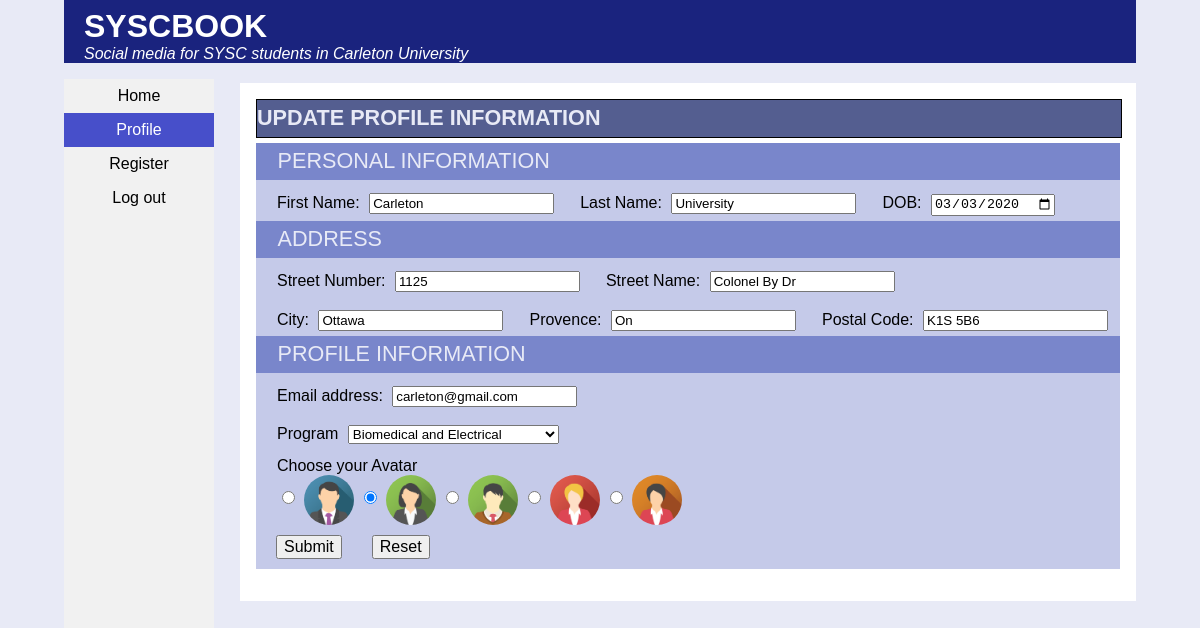
The app's page /profile.php with its own data.
### tables this page shows
CREATE TABLE `users_info` (
  `student_ID` int(10) NOT NULL,
  `student_email` varchar(150) NOT NULL,
  `first_name` varchar(150) NOT NULL,
  `last_name` varchar(150) NOT NULL,
  `DOB` date NOT NULL
);

CREATE TABLE `users_address` (
  `student_ID` int(10) NOT NULL,
  `street_number` int(5) DEFAULT NULL,
  `street_name` varchar(150) DEFAULT NULL,
  `city` varchar(30) DEFAULT NULL,
  `provence` varchar(2) DEFAULT NULL,
  `postal_code` varchar(7) DEFAULT NULL
);

CREATE TABLE `users_program` (
  `student_ID` int(10) NOT NULL,
  `Program` varchar(50) NOT NULL
);

CREATE TABLE `users_avatar` (
  `student_ID` int(10) NOT NULL,
  `avatar` int(1) DEFAULT NULL
);

### profile.php (the view, shortened to what this page needs)
<!DOCTYPE html>
<html lang="en">
<head >
   <link rel="stylesheet" href="assets/css/reset.css" />
   <link rel="stylesheet" href="assets/css/style.css" />
</head>
<body>
   <header>
      <h1>SYSCBOOK</h1>
      <p>Social media for SYSC students in Carleton University</p>
   </header>
   <nav>
      <ul>
         <li><a href="./index.php">Home</a></li>
         <li><a class="active" href="#">Profile</a></li>
         <li><a href="./register.php">Register</a></li>
         <li><a href="#">Log out</a></li>
     </ul>
   </nav>
   <main>
      <section>
         <h2>Update Profile information</h2>
         <?php
            include('./connection.php');
            try {
                $connection = new mysqli($server_name, $username, $password, $database_name);
                $getID = "SELECT * FROM users_info WHERE student_ID=(SELECT max(student_ID) FROM users_info)";
                $result = $connection->query($getID);
                $id = $result->fetch_assoc();
                $getPrg = "SELECT * FROM users_program WHERE student_ID=(SELECT max(student_ID) FROM users_program)";
                $result = $connection->query($getPrg);
                $prg = $result->fetch_assoc();
                $getAVTR = "SELECT * FROM users_avatar WHERE student_ID=(SELECT max(student_ID) FROM users_avatar)";
                $result = $connection->query($getAVTR);
                $avtr = $result->fetch_assoc();
                $getADDR = "SELECT * FROM users_address WHERE student_ID=(SELECT max(student_ID) FROM users_address)";
                $result = $connection->query($getADDR);
                $addr = $result->fetch_assoc();
            } catch (mysqli_sql_exception $e) {
                $error = $e->getMessage();
                die("Error: Couldn't connect. " . $error);
            }
        ?>
         <form id="profile" method="post" action="./profile.php">
            <fieldset>
                <legend><span>Personal information</span></legend>
                <table>
                    <tr>
                        <td>
                            <p class="tdInputs">
                                <label>First Name:</label>
                                <?php
                                    echo "<input type=text name=first_name value='".$id["first_name"]."'>";
                                ?>
                            </p>
                        </td>
                        <td>
                            <p class="tdInputs">
                                <label>Last Name:</label>
                                <?php
                                    echo "<input type=text name=last_name value='".$id["last_name"]."'>";
                                ?>
                            </p>
                        </td>
                        <td>
                            <p class="tdInputs">
                                <label>DOB:</label>
                                <?php
                                    echo "<input type=date name=DOB value='".$id["DOB"]."'>";
                                ?>
                            </p>
                        </td>
                    </tr>
                </table>
            </fieldset>
            <fieldset>
                <legend><span>Address</span></legend>
                <table>
                    <tr>
                        <td colspan="2">
                            <p class="tdInputs">
                                <label>Street Number:</label>
                                <?php
                                    echo "<input type=number min=1 name=street_number value='".$addr["street_number"]."'>";
                                ?>
                            </p>
                        </td>
                        <td>
                            <p class="tdInputs">
                                <label>Street Name:</label>
                                <?php
                                    echo "<input type=text name=street_name value='".$addr["street_name"]."'>";
                                ?>
                            </p>
                        </td>
                    </tr>
                    <tr>
                        <td>
                            <p class="tdInputs">
                                <label>City:</label>
                                <?php
                                    echo "<input type=text name=city value='".$addr["city"]."'>";
                                ?>
                            </p>
                        </td>
                        <td>
                            <p class="tdInputs">
                                <label>Provence:</label>
                                <?php
                                    echo "<input type=text name=provence value='".$addr["provence"]."'>";
                                ?>
                            </p>
                        </td>
                        <td>
                            <p class="tdInputs">
                                <label>Postal Code:</label>
                                <?php
                                    echo "<input type=text name=postal_code value='".$addr["postal_code"]."'>";
                                ?>
                            </p>
                        </td>
                    </tr>
                </table>
            </fieldset>
            <fieldset>
                <legend><span>Profile Information</span></legend>
                <table>
                    <tr>
                        <td>
                            <p class="tdInputs">
                                <label>Email address:</label>
                                <?php
                                    echo "<input type=email name=student_email value='".$id["student_email"]."'>";
                                ?>
                            </p>
                        </td>
                    </tr>
                    <tr>
                        <td>
                            <p class="tdInputs">
                                <label >Program</label>
                                <select name="Program">
                                    <option <?php if($prg['Program'] == 'Biomedical and Electrical'){echo("selected");}?> >Biomedical and Electrical</option>
                                </select>
                            </p>
                        </td>
                    </tr>
                    <tr>
                        <td>
                            <p class="tdInputs">
                                <label>Choose your Avatar</label><br>
                                <input type="radio" name="avatar" value="1" <?php if($avtr['avatar'] == '1'){echo("checked");}?> >
                                <img src="images/img_avatar1.png" alt="img_avatar1">
                                <input type="radio" name="avatar" value="2" <?php if($avtr['avatar'] == '2'){echo("checked");}?> >
                                <img src="images/img_avatar2.png" alt="img_avatar2">
                                <input type="radio" name="avatar" value="3" <?php if($avtr['avatar'] == '3'){echo("checked");}?> >
                                <img src="images/img_avatar3.png" alt="img_avatar3">
                                <input type="radio" name="avatar" value="4" <?php if($avtr['avatar'] == '4'){echo("checked");}?> >
                                <img src="images/img_avatar4.png" alt="img_avata4">
                                <input type="radio" name="avatar" value="5" <?php if($avtr['avatar'] == '5'){echo("checked");}?> >
                                <img src="images/img_avatar5.png" alt="img_avatar5">
                            </p>
                        </td>
                    </tr>
                    <tr>
                        <td>
                            <input type="submit" name="submit">
                            <input type="reset">
                        </td>
                    </tr>
                </table>
            </fieldset>
         </form>
      </section>
   </main>
</body>
</html>

### assets/css/style.css (style rules this page uses)
h1, h2, h3, nav, footer { font-family:'Trebuchet MS', 'Lucida Sans Unicode', 'Lucida Grande', 'Lucida Sans', Arial, sans-serif; }
body { font-family:'Lucida Sans', 'Lucida Sans Regular', 'Lucida Grande', 'Lucida Sans Unicode', Geneva, Verdana, sans-serif; font-size: 100%; background-color: #E8EAF6; }
header, footer { color: white; background-color: #1A237E; margin: 0em 4em 0.25em 4em; }
header h1 { padding: 0.5rem 0 0 1.25rem; font-size: 2rem; font-weight: bold; }
header p { font-size: 1rem; font-style: italic; margin-bottom: 1rem; padding: 0 0 0 1.25rem; }
main { background-color: white; margin: 0% 15%; margin: 0em 4em 0.25em 15em; padding: 1em; }
section { margin-bottom: 1em; padding: 0; width: 100%; }
legend { font-size: 1.35rem; background-color: #7986CB; height: 1.70rem; color: #E8EAF6; text-transform: uppercase; width: 100%; padding: 5px 0; }
legend span { display: inline; margin-left: 1em; }
fieldset { margin: 0; padding: 0; background-color: #C5CAE9; width: 100%; border: none; }
form p { margin-top: 0.5em; margin-left: 1em; padding: 0px 0px 0px 5px; }
form input, select { margin: 5px; }
form input[type='submit'], input[type='reset'] { margin: 10px 10px 10px 20px; font-size: medium; text-transform: capitalize; }
section h2 { font-size: 1.35rem; background-color: #545e90; height: 1.70rem; color: #E8EAF6; border: solid 1px black; text-transform: uppercase; width: 100%; margin-bottom: 5px; padding: 5px 0; }
nav { display: block; background-color: #dddddd; text-align: center; overflow: auto; margin: 0em 4em 0.25em 4em; }
nav>ul { list-style-type: none; margin: 0; padding: 0; width: 150px; background-color: #f1f1f1; position: fixed; height: 100%; }
nav>ul>li a { display: block; color: #000; padding: 8px 16px; text-decoration: none; }
nav>ul>li a.active { background-color: #474fca; color: white; }
img { border-radius: 50%; width: 50px; height: auto; vertical-align: middle; }
table { width: 100%; border-collapse: collapse; }
td { padding: 0%; margin: 0%; display: contents; }
.tdInputs { display: inline-block; }

### records on screen
users_info: first_name "Carleton", last_name "University", DOB "03/03/2020", student_email "carleton@gmail.com"
users_address: street_number "1125", street_name "Colonel By Dr", city "Ottawa", provence "On", postal_code "K1S 5B6"
users_program: Program "Biomedical and Electrical"
users_avatar: avatar "☑"
